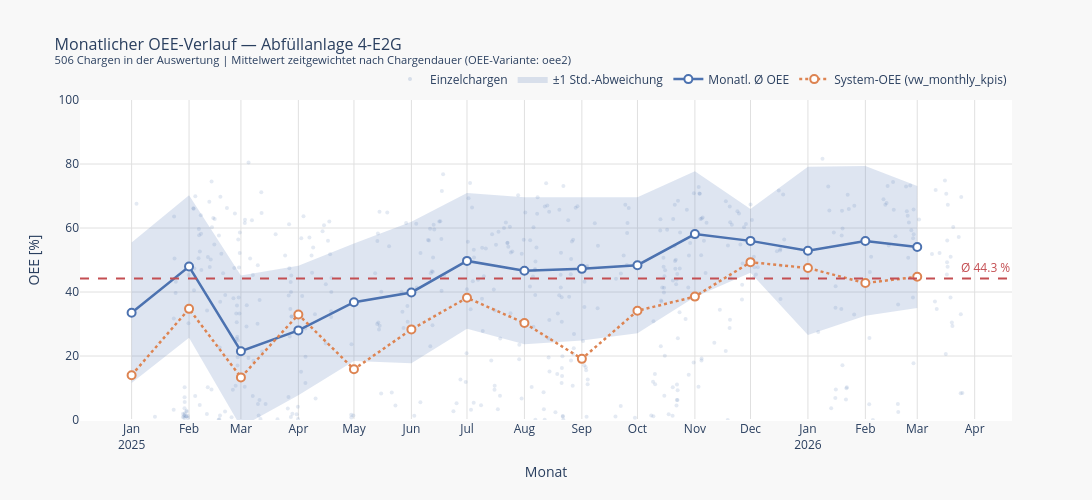

Notebook code for this chart:
### Markdown cell above
## 2 · Monatlicher OEE-Verlauf

### Code cell
import plotly.graph_objects as go

x      = monthly["month_dt"]
y_mean = monthly["mean"]
y_std  = monthly["std"]

fig = go.Figure()

# Einzelchargen als sehr kleine, halbtransparente Punkte im Hintergrund.
fig.add_trace(go.Scatter(
    x=df_line["start"], y=df_line["oee_pct"],
    mode="markers", name="Einzelchargen",
    marker=dict(color="#4C72B0", size=4, opacity=0.15),
    hovertemplate="Datum: %{x|%Y-%m-%d}<br>OEE: %{y:.1f} %<extra>Einzelcharge</extra>",
))

# ±1σ-Band als geschlossene Fläche (Plotly-Technik: Pfad vorwärts + rückwärts).
fig.add_trace(go.Scatter(
    x=list(x) + list(x[::-1]),
    y=list(y_mean + y_std) + list((y_mean - y_std)[::-1]),
    fill="toself", fillcolor="rgba(76, 114, 176, 0.18)",
    line=dict(color="rgba(255,255,255,0)"),
    hoverinfo="skip", showlegend=True, name="±1 Std.-Abweichung",
))

# Zeitgewichtete monatliche Mittelwertlinie.
fig.add_trace(go.Scatter(
    x=x, y=y_mean,
    mode="lines+markers", name="Monatl. Ø OEE",
    line=dict(color="#4C72B0", width=2.5),
    marker=dict(size=8, color="white", line=dict(color="#4C72B0", width=2)),
    hovertemplate=(
        "<b>%{x|%B %Y}</b><br>"
        "Ø OEE: %{y:.1f} %<br>"
        "σ: %{customdata[0]:.1f} %<br>"
        "Chargen: %{customdata[1]}<extra></extra>"
    ),
    customdata=np.column_stack([y_std, monthly["count"]]),
))

# Horizontale Referenzlinie für den zeitgewichteten Gesamtmittelwert.
fig.add_hline(
    y=overall_mean,
    line=dict(color="#C44E52", width=2, dash="dash"),
    annotation_text=f"Ø {overall_mean:.1f} %",
    annotation_position="top right",
    annotation_font=dict(color="#C44E52", size=12),
)

# ── NEU: System-OEE aus vw_monthly_kpis ──────────────────────────────────────
# Entfernen, falls der Block in Zelle 3 (monthly_sys) nicht mehr geladen wird.
fig.add_trace(go.Scatter(
    x=monthly_sys["month_dt"], y=monthly_sys["oee_sys"],
    mode="lines+markers", name="System-OEE (vw_monthly_kpis)",
    line=dict(color="#DD8452", width=2.5, dash="dot"),
    marker=dict(size=8, color="white", line=dict(color="#DD8452", width=2)),
    hovertemplate=(
        "<b>%{x|%B %Y}</b><br>"
        "System-OEE: %{y:.1f} %<extra>vw_monthly_kpis</extra>"
    ),
))
# ── ENDE NEU ─────────────────────────────────────────────────────────────────

fig.update_layout(
    title=dict(
        text=(
            f"Monatlicher OEE-Verlauf — {LINE_LABEL}<br>"
            f"<sup>{len(df_line)} Chargen in der Auswertung "
            f"| Mittelwert zeitgewichtet nach Chargendauer (OEE-Variante: {OEE_COL})</sup>"
        ),
        font=dict(size=16),
    ),
    xaxis=dict(title="Monat", tickformat="%b\n%Y", dtick="M1",
               showgrid=True, gridcolor="#e0e0e0"),
    yaxis=dict(title="OEE [%]", range=[0, 100],
               showgrid=True, gridcolor="#e0e0e0"),
    legend=dict(orientation="h", yanchor="bottom", y=1.02, xanchor="right", x=1),
    plot_bgcolor="white", paper_bgcolor="#f8f8f8",
    width=1100, height=500, hovermode="x unified",
)
fig.show()

### Figure 1 — Plotly figure (JSON) as saved in the notebook; plotly's stock layout.template omitted (floating-point values rounded to 4 significant figures; data arrays with more than 128 entries replaced by an {"elided": "..."} marker saying what was removed)
{"data": [{"hovertemplate": "Datum: %{x|%Y-%m-%d}<br>OEE: %{y:.1f} %<extra>Einzelcharge</extra>", "marker": {"color": "#4C72B0", "opacity": 0.15, "size": 4}, "mode": "markers", "name": "Einzelchargen", "type": "scatter", "x": {"elided": "506 str values"}, "y": {"elided": "506 float values"}}, {"fill": "toself", "fillcolor": "rgba(76, 114, 176, 0.18)", "hoverinfo": "skip", "line": {"color": "rgba(255,255,255,0)"}, "name": "±1 Std.-Abweichung", "showlegend": true, "type": "scatter", "x": ["2025-01-01T00:00:00", "2025-02-01T00:00:00", "2025-03-01T00:00:00", "2025-04-01T00:00:00", "2025-05-01T00:00:00", "2025-06-01T00:00:00", "2025-07-01T00:00:00", "2025-08-01T00:00:00", "2025-09-01T00:00:00", "2025-10-01T00:00:00", "2025-11-01T00:00:00", "2025-12-01T00:00:00", "2026-01-01T00:00:00", "2026-02-01T00:00:00", "2026-03-01T00:00:00", "2026-03-01T00:00:00", "2026-02-01T00:00:00", "2026-01-01T00:00:00", "2025-12-01T00:00:00", "2025-11-01T00:00:00", "2025-10-01T00:00:00", "2025-09-01T00:00:00", "2025-08-01T00:00:00", "2025-07-01T00:00:00", "2025-06-01T00:00:00", "2025-05-01T00:00:00", "2025-04-01T00:00:00", "2025-03-01T00:00:00", "2025-02-01T00:00:00", "2025-01-01T00:00:00"], "y": [55.46, 70.25, 45.19, 48.24, 55.16, 61.99, 70.92, 69.65, 69.65, 69.64, 77.75, 65.94, 79.18, 79.36, 73.14, 35.03, 32.57, 26.59, 46.01, 38.44, 27.1, 24.83, 23.66, 28.51, 17.74, 18.46, 7.759, -2.194, 25.68, 11.6]}, {"customdata": [[21.93, 26.0], [22.29, 59.0], [23.69, 43.0], [20.24, 28.0], [18.35, 20.0], [22.13, 29.0], [21.2, 43.0], [22.99, 57.0], [22.41, 25.0], [21.27, 53.0], [19.65, 33.0], [9.964, 15.0], [26.29, 22.0], [23.39, 29.0], [19.05, 24.0]], "hovertemplate": "<b>%{x|%B %Y}</b><br>Ø OEE: %{y:.1f} %<br>σ: %{customdata[0]:.1f} %<br>Chargen: %{customdata[1]}<extra></extra>", "line": {"color": "#4C72B0", "width": 2.5}, "marker": {"color": "white", "line": {"color": "#4C72B0", "width": 2}, "size": 8}, "mode": "lines+markers", "name": "Monatl. Ø OEE", "type": "scatter", "x": ["2025-01-01T00:00:00.000000", "2025-02-01T00:00:00.000000", "2025-03-01T00:00:00.000000", "2025-04-01T00:00:00.000000", "2025-05-01T00:00:00.000000", "2025-06-01T00:00:00.000000", "2025-07-01T00:00:00.000000", "2025-08-01T00:00:00.000000", "2025-09-01T00:00:00.000000", "2025-10-01T00:00:00.000000", "2025-11-01T00:00:00.000000", "2025-12-01T00:00:00.000000", "2026-01-01T00:00:00.000000", "2026-02-01T00:00:00.000000", "2026-03-01T00:00:00.000000"], "y": [33.53, 47.96, 21.5, 28.0, 36.81, 39.86, 49.72, 46.66, 47.24, 48.37, 58.1, 55.97, 52.88, 55.96, 54.08]}, {"hovertemplate": "<b>%{x|%B %Y}</b><br>System-OEE: %{y:.1f} %<extra>vw_monthly_kpis</extra>", "line": {"color": "#DD8452", "dash": "dot", "width": 2.5}, "marker": {"color": "white", "line": {"color": "#DD8452", "width": 2}, "size": 8}, "mode": "lines+markers", "name": "System-OEE (vw_monthly_kpis)", "type": "scatter", "x": ["2025-01-01T00:00:00.000000", "2025-02-01T00:00:00.000000", "2025-03-01T00:00:00.000000", "2025-04-01T00:00:00.000000", "2025-05-01T00:00:00.000000", "2025-06-01T00:00:00.000000", "2025-07-01T00:00:00.000000", "2025-08-01T00:00:00.000000", "2025-09-01T00:00:00.000000", "2025-10-01T00:00:00.000000", "2025-11-01T00:00:00.000000", "2025-12-01T00:00:00.000000", "2026-01-01T00:00:00.000000", "2026-02-01T00:00:00.000000", "2026-03-01T00:00:00.000000"], "y": [14.01, 34.73, 13.31, 32.95, 15.85, 28.31, 38.2, 30.31, 19.11, 34.13, 38.56, 49.33, 47.49, 42.8, 44.75]}], "layout": {"annotations": [{"font": {"color": "#C44E52", "size": 12}, "showarrow": false, "text": "Ø 44.3 %", "x": 1, "xanchor": "right", "xref": "x domain", "y": 44.25, "yanchor": "bottom", "yref": "y"}], "height": 500, "hovermode": "x unified", "legend": {"orientation": "h", "x": 1, "xanchor": "right", "y": 1.02, "yanchor": "bottom"}, "paper_bgcolor": "#f8f8f8", "plot_bgcolor": "white", "shapes": [{"line": {"color": "#C44E52", "dash": "dash", "width": 2}, "type": "line", "x0": 0, "x1": 1, "xref": "x domain", "y0": 44.25, "y1": 44.25, "yref": "y"}], "title": {"font": {"size": 16}, "text": "Monatlicher OEE-Verlauf — Abfüllanlage 4-E2G<br><sup>506 Chargen in der Auswertung | Mittelwert zeitgewichtet nach Chargendauer (OEE-Variante: oee2)</sup>"}, "width": 1100, "xaxis": {"dtick": "M1", "gridcolor": "#e0e0e0", "showgrid": true, "tickformat": "%b\n%Y", "title": {"text": "Monat"}}, "yaxis": {"gridcolor": "#e0e0e0", "range": [0, 100], "showgrid": true, "title": {"text": "OEE [%]"}}}}
